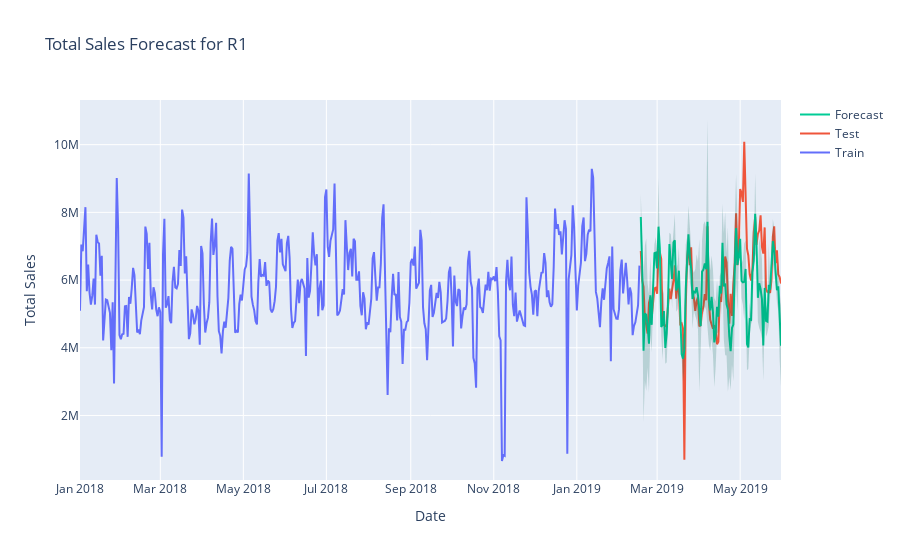
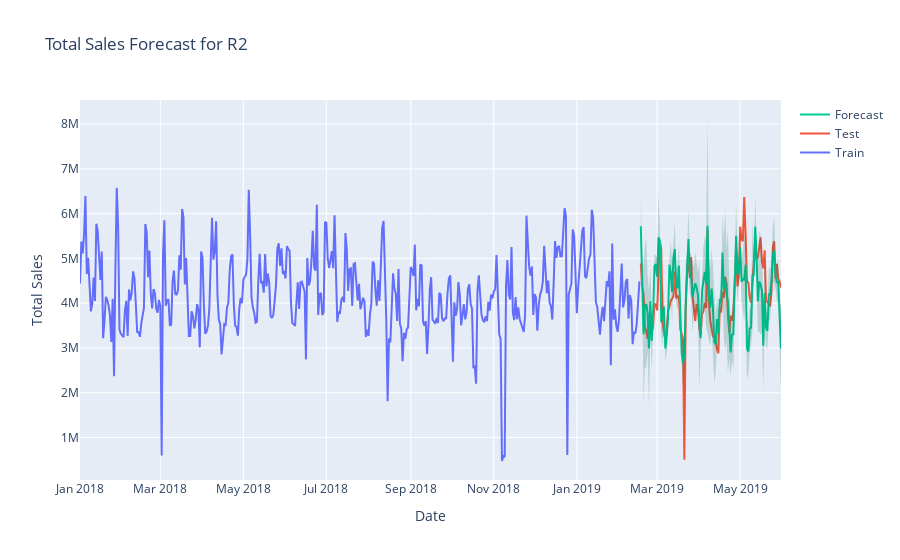
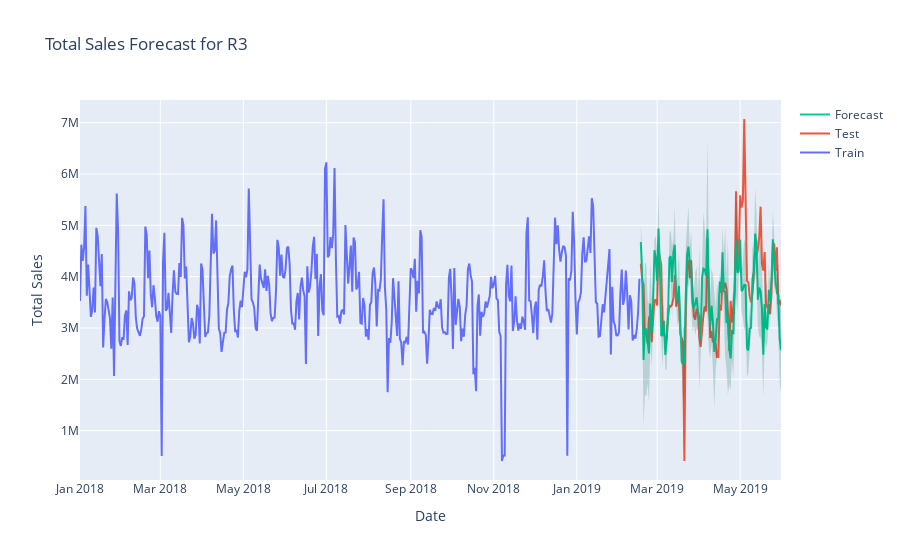
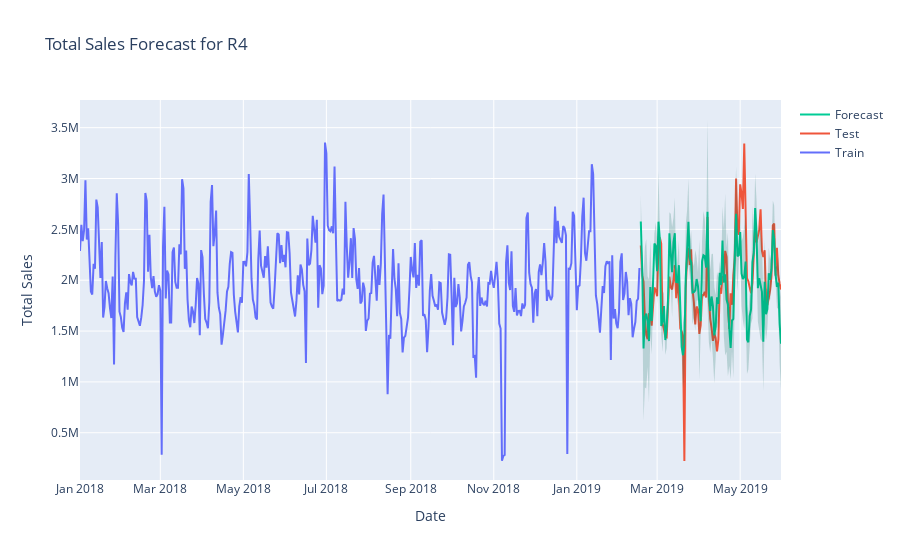

Write notebook code for charts like these, in order.
### Code cell
plot(train, test, forecast, "R1", "MSTL")
plot(train, test, forecast, "R2", "MSTL")
plot(train, test, forecast, "R3", "MSTL")
plot(train, test, forecast, "R4", "MSTL")
